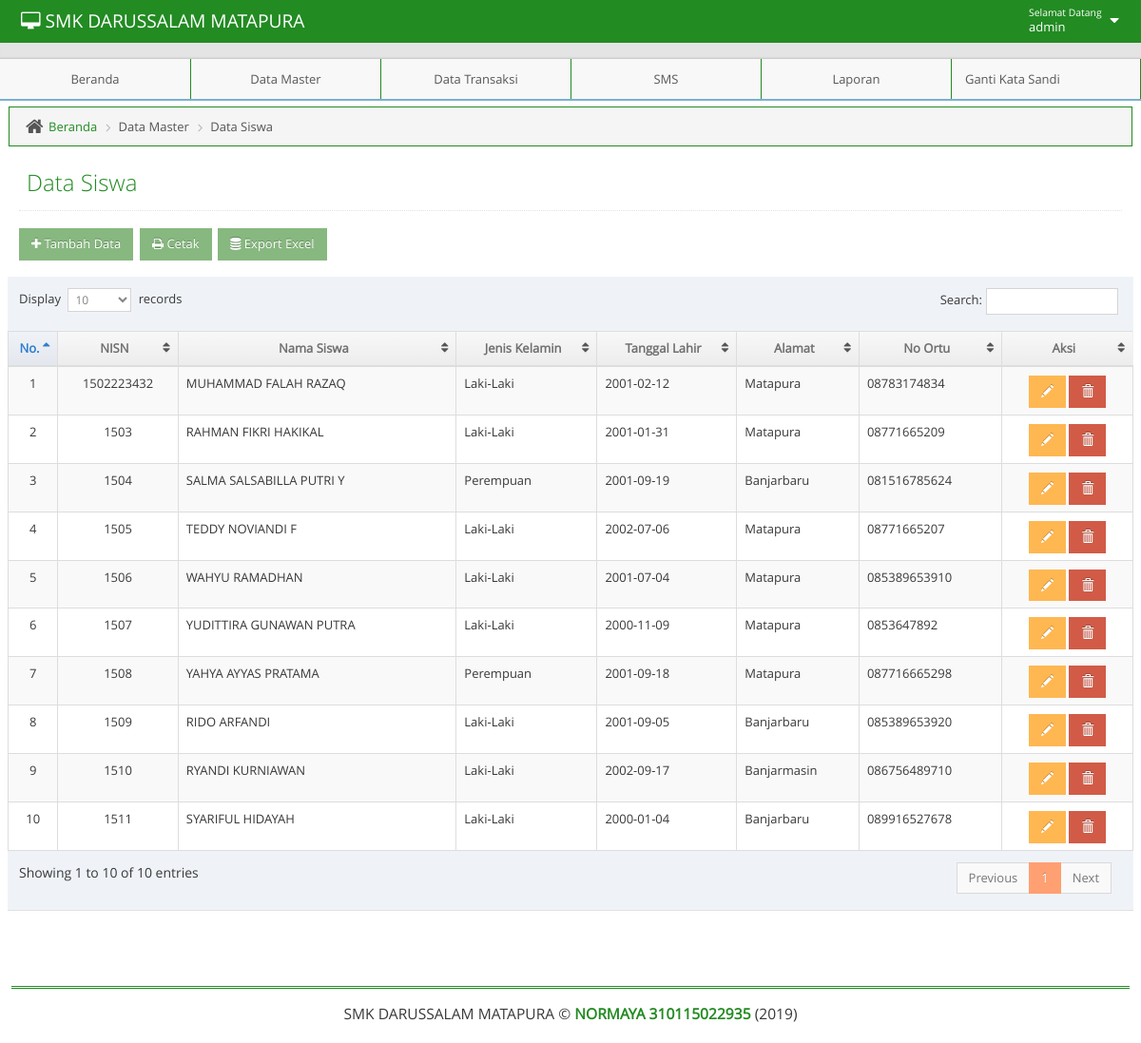
The app's page /admin/adminmainapp.php?unit=m_siswa&act=datagrid (signed in) with its own data.
### tables this page shows
CREATE TABLE IF NOT EXISTS `t_siswa` (
  `id_nis` int(11) NOT NULL,
  `namas` varchar(100) NOT NULL,
  `jk` enum('Laki-Laki','Perempuan') NOT NULL,
  `tgl_lahir` date NOT NULL,
  `alamat` text NOT NULL,
  `no_ortu` varchar(50) NOT NULL,
  `kd_siswa` int(11) NOT NULL AUTO_INCREMENT,
  PRIMARY KEY (`kd_siswa`)
);

### admin/unit/m_siswa.php (the view, shortened to what this page needs)
<?php
$act = $_GET['act'];
switch($act){
    case "datagrid":
        ?>
<?php
include("../admin/leftbar.php");
?>
<div class="main-content">
    <div class="main-content-inner">
	<div class="breadcrumbs ace-save-state" id="breadcrumbs">
            <ul class="breadcrumb">
                <li>
                    <i class="ace-icon fa fa-home home-icon"></i>
                    <a href="adminmainapp.php?unit=dashboard">Beranda</a>
                </li>
                <li>Data Master</li>
		<li>Data Siswa</li>
            </ul>
	</div>
        <div class="page-content">
            <div class="page-header">
                <h1>Data Siswa
                </h1>
            </div>
            <h1>
                    <a href="?unit=m_siswa&act=input">
                        <button class="btn btn-sm btn-success"><i class="fa fa-plus"></i> Tambah Data</button>
                    </a>
                    <a href="?unit=ml_siswa" target="_blank">
                        <button class="btn btn-sm btn-success"><i class="fa fa-print"></i> Cetak</button>
                    </a>
					<a href="unit/mxp_siswa.php">
                        <button class="btn btn-sm btn-success"><i class="fa fa-database"></i> Export Excel</button>
                    </a>
                </h1>
            <div class="row">
                <div class="col-xs-12">
                    <div class="row">
                        <div class="box box-primary">
                            <div class="box-body table-responsive padding">
                              <table id="datatable" class="table table-striped table-bordered table-hover">
                                <thead>
                                    <tr>
                                        <th style="text-align: center">No.</th>
                                        <th style="text-align: center">NISN</th>
                                        <th style="text-align: center">Nama Siswa</th>
                                        <th style="text-align: center">Jenis Kelamin</th>
                                        <th style="text-align: center">Tanggal Lahir</th>
                                        <th style="text-align: center">Alamat</th>
                                        <th style="text-align: center">No Ortu</th>
                                        <th style="text-align: center">Aksi</th>
                                    </tr>
                                </thead>
                                <tbody>
                                    <?php $no=1;
                                    $qdatagrid =" SELECT * FROM t_siswa ";
                                    $rdatagrid = mysqli_query($mysqli, $qdatagrid);
                                    while($ddatagrid=mysqli_fetch_assoc($rdatagrid)) {
										 echo "
                                        <tr>
                                             <td style= text-align:center>$no</td>
                                             <td style= text-align:center>$ddatagrid[id_nis]</td>
                                             <td style= text-align:left  >$ddatagrid[namas]</td>
                                             <td style= text-align:left  >$ddatagrid[jk]</td>
                                             <td style= text-align:left  >$ddatagrid[tgl_lahir]</td>
                                             <td style= text-align:left  >$ddatagrid[alamat]</td>
                                             <td style= text-align:left  >$ddatagrid[no_ortu]</td>
                                             <td style=text-align:center>
                                                 <a href=?unit=m_siswa&act=update&kd_siswa=$ddatagrid[kd_siswa] class='btn btn-sm btn-warning glyphicon glyphicon-pencil' ></a>
                                                 <a href=?unit=m_siswa&act=delete&kd_siswa=$ddatagrid[kd_siswa] class='btn btn-sm btn-danger glyphicon glyphicon-trash' onclick='return confirm(\"Yakin Akan Menghapus Data?\")'></a>
                                             </td>
                                        </tr>
                                        ";
                                        $no++;
                                     }
                                     ?>
                                </tbody>
                                </table>
                            </div>
                        </div>
                    </div>
                </div>
            </div>
        </div>
    </div>
</div>
<?php
include("../admin/footer.php");
?>
	</body>
</html>
 <?php
        break;
            ?>
 <?php
}

### admin/navbar.php (shortened to what this page needs)
<body class="no-skin">
        <?php
         $qupdate = "SELECT * FROM  t_admin WHERE username = '".$_SESSION['username']."'";
        $rupdate = mysqli_query($mysqli, $qupdate);
        $dupdate = mysqli_fetch_assoc($rupdate);
        ?>
        <div id="navbar" class="navbar navbar-default ace-save-state">
            <div class="navbar-container ace-save-state" id="navbar-container">
            <div class="navbar-header pull-left">
                <a href="adminmainapp.php?unit=dashboard" class="navbar-brand"><small><i class="fa fa-desktop"></i>  SMK DARUSSALAM MATAPURA </small></a>
            </div>
            <div class="navbar-buttons navbar-header pull-right" role="navigation">
              <ul class="nav ace-nav">
                <li class="light-blue dropdown-modal">
                  <a data-toggle="dropdown" href="#" class="dropdown-toggle">
                    <span class="user-info"><small>Selamat Datang</small>  <?php echo $dupdate['username']; ?></span>
                    <i class="ace-icon fa fa-caret-down"></i>
                  </a>
                </li>
              </ul>
            </div>
        </div>
    </div>

### css/tentang/style.css (style rules this page uses)
html { font-family:sans-serif; -ms-text-size-adjust:100%; -webkit-text-size-adjust:100% }
body { margin:0 }
a { background-color:transparent }
h1 { font-size:2em; margin:.67em 0 }
small { font-size:80% }
button,input,optgroup,select,textarea { color:inherit; font:inherit; margin:0 }
button { overflow:visible }
button,select { text-transform:none }
button,html input[type=button],input[type=reset],input[type=submit] { -webkit-appearance:button; cursor:pointer }
table { border-collapse:collapse; border-spacing:0 }
td,th { padding:0 }
.border-box,article,body,code,dd,div,dl,dt,fieldset,footer,form,header,html,input[type=email],input[type=password],input[type=tel],input[type=text],input[type=url],li,main,ol,p,pre,section,textarea,ul { box-sizing:border-box }

### records on screen
t_siswa: id_nis "1502223432", namas "MUHAMMAD FALAH RAZAQ", jk "Laki-Laki", tgl_lahir "2001-02-12", alamat "Matapura", no_ortu "08783174834"
t_siswa: id_nis "1503", namas "RAHMAN FIKRI HAKIKAL", jk "Laki-Laki", tgl_lahir "2001-01-31", alamat "Matapura", no_ortu "08771665209"
t_siswa: id_nis "1504", namas "SALMA SALSABILLA PUTRI Y", jk "Perempuan", tgl_lahir "2001-09-19", alamat "Banjarbaru", no_ortu "081516785624"
t_siswa: id_nis "1505", namas "TEDDY NOVIANDI F", jk "Laki-Laki", tgl_lahir "2002-07-06", alamat "Matapura", no_ortu "08771665207"
t_siswa: id_nis "1506", namas "WAHYU RAMADHAN", jk "Laki-Laki", tgl_lahir "2001-07-04", alamat "Matapura", no_ortu "085389653910"
t_siswa: id_nis "1507", namas "YUDITTIRA GUNAWAN PUTRA", jk "Laki-Laki", tgl_lahir "2000-11-09", alamat "Matapura", no_ortu "0853647892"
t_siswa: id_nis "1508", namas "YAHYA AYYAS PRATAMA", jk "Perempuan", tgl_lahir "2001-09-18", alamat "Matapura", no_ortu "087716665298"
t_siswa: id_nis "1509", namas "RIDO ARFANDI", jk "Laki-Laki", tgl_lahir "2001-09-05", alamat "Banjarbaru", no_ortu "085389653920"
t_siswa: id_nis "1510", namas "RYANDI KURNIAWAN", jk "Laki-Laki", tgl_lahir "2002-09-17", alamat "Banjarmasin", no_ortu "086756489710"
t_siswa: id_nis "1511", namas "SYARIFUL HIDAYAH", jk "Laki-Laki", tgl_lahir "2000-01-04", alamat "Banjarbaru", no_ortu "089916527678"

### other values on screen
$dupdate['username'] "admin"
